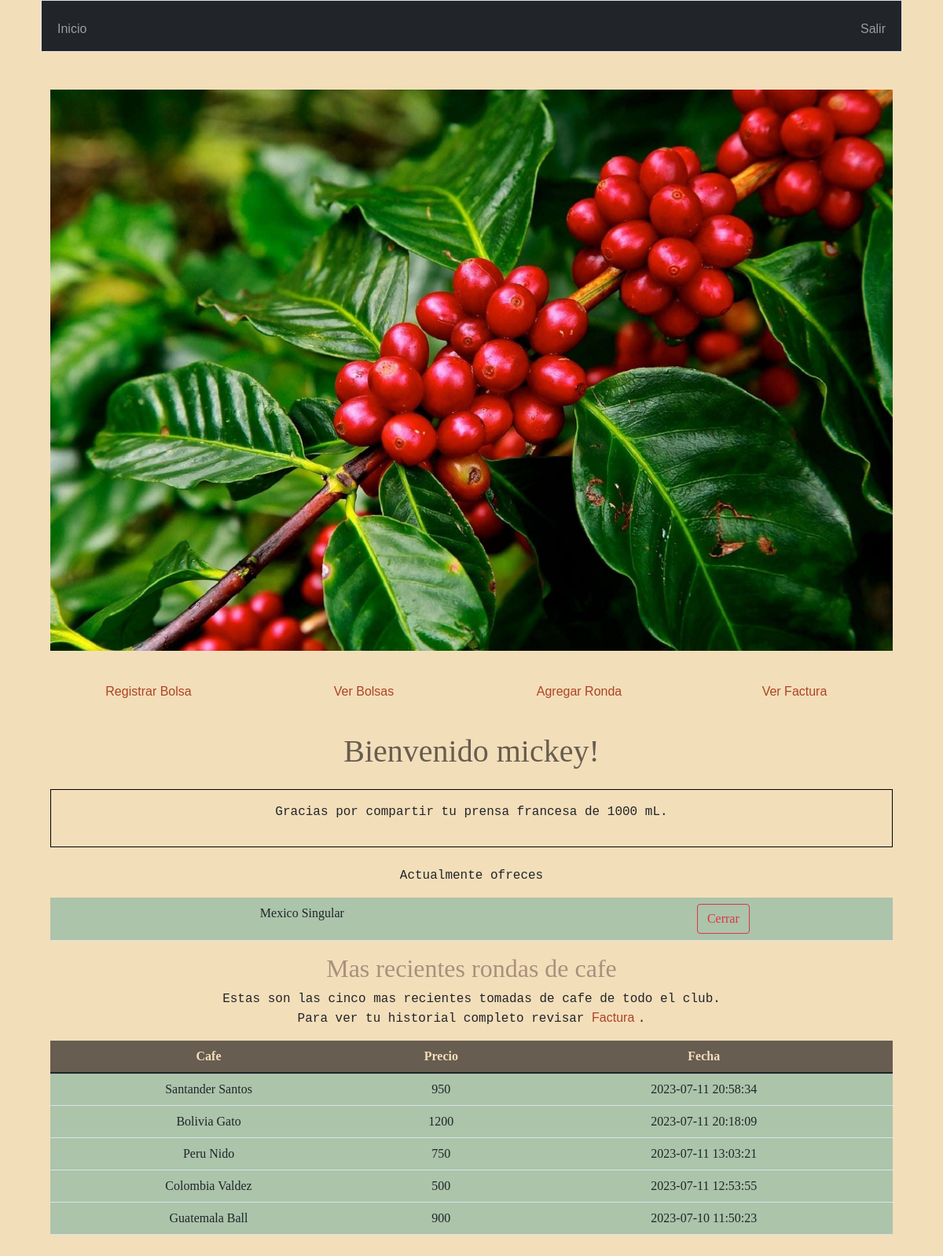
Page / (signed in) on the earlier database version.
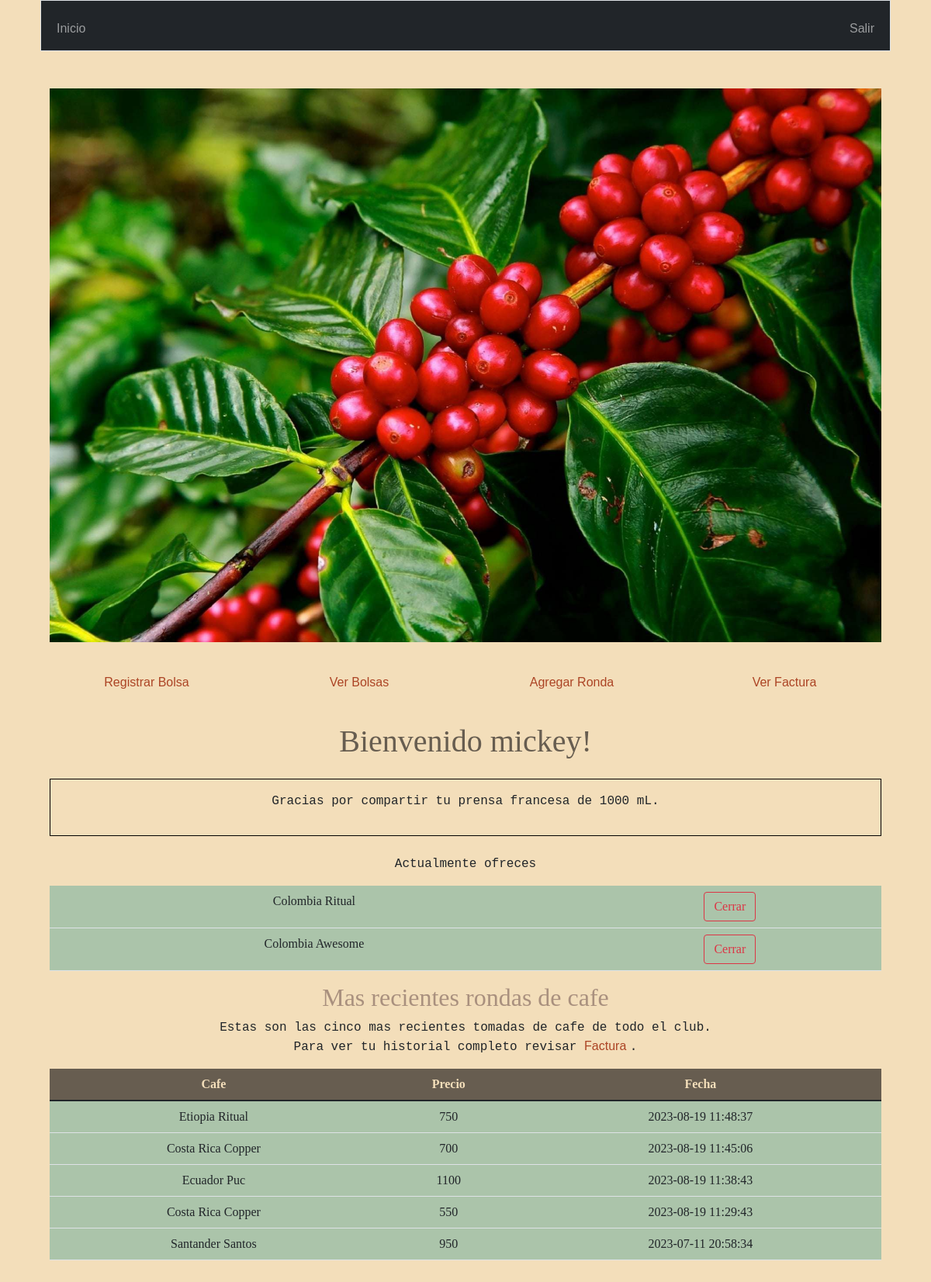
Same page on the later database version.
### tables this page shows
CREATE TABLE bolsas ( id INTEGER PRIMARY KEY AUTOINCREMENT NOT NULL, user_id INTEGER, origin TEXT, price INTEGER, grams INTEGER, toaster TEXT NOT NULL, date DATE, active TEXT NOT NULL, FOREIGN KEY(user_id) REFERENCES users(id));

CREATE TABLE rondas ( id INTEGER PRIMARY KEY AUTOINCREMENT NOT NULL, prensa_id INTEGER, bolsa_id INTEGER, cost INTEGER, date DATETIME, FOREIGN KEY(bolsa_id) REFERENCES bolsas(id), FOREIGN KEY(prensa_id) REFERENCES prensas(id));

### app.py (the view)
@app.route("/")
@login_required
def index():
    query = db.execute("SELECT capacity FROM users JOIN prensas ON prensas.owner_id = users.id WHERE users.id=?", session["user_id"])
    queri = db.execute("SELECT origin, toaster, bolsas.id AS numero FROM users JOIN bolsas ON bolsas.user_id = users.id WHERE users.id = ? AND active = 'YES'", session["user_id"])
    prensa_info=""
    bolsa_info=""
    if query:
        prensa_info=query[0]["capacity"]
    if queri:
        bolsa_info = queri
    rondas = db.execute("SELECT origin, toaster, cost, rondas.date AS fecha FROM bolsas JOIN rondas ON bolsas.id = rondas.bolsa_id ORDER BY rondas.date DESC LIMIT 5")
    return render_template("index.html", username = username(session["user_id"]) , french = prensa_info, rondas = rondas, bolsas = bolsa_info)

### app.py (called while the page is built)
@app.after_request
def after_request(response):
    response.headers["Cache-Control"] = "no-cache, no-store, must-revalidate"
    response.headers["Expires"] = 0
    response.headers["Pragma"] = "no-cache"
    return response

### helpers.py (called while the page is built)
def login_required(f):
    @wraps(f)
    def decorated_function(*args, **kwargs):
        if session.get("user_id") is None:
            return redirect("/login")
        return f(*args, **kwargs)
    return decorated_function

def username(n):
    n = int(n)
    query = db.execute("SELECT username FROM users WHERE id=?", n)
    return query[0]["username"]

### templates/index.html (shortened to what this page needs)
{% extends "layout.html" %}
{% block main %}
<div class="md-4">
<img class="img-fluid" src="static/cafe_raw.jpeg">
</div>
<div class="menu">
	<div class="row">
		<div class="col-sm-3"> <a class="nav-link" href="/bolsa">Registrar Bolsa</a> </div>
		<div class="col-sm-3"> <a class="nav-link" href="/bolsas">Ver Bolsas</a> </div>
		<div class="col-sm-3"> <a class="nav-link" href="/ronda">Agregar Ronda</a> </div>
		<div class="col-sm-3"> <a class="nav-link" href="/factura">Ver Factura</a> </div>
	</div>
</div>
<h1> Bienvenido {{username}}! </h1>
<div class="md-3 cuadro">
	<p>
	{% if french!="" %}
	Gracias por compartir tu prensa francesa de {{french}} mL.
	{% endif %}
	</p>
</div>
<div class="md-3">
	<p>
	{% if bolsas!="" %}
	Actualmente ofreces
	<table class="table">
		{% for bolsa in bolsas %}
		<tr> <td> {{bolsa.origin}} {{bolsa.toaster}} </td> <td>  <form action="/cerrar" method="post"> <button class="btn btn-outline-danger" type="submit"> Cerrar </button></form>
 </td><tr>
		{% endfor %}
	</table>
	{% endif %}
	</p>
</div>
<div class="md-4">
	<h2> Mas recientes rondas de cafe  </h2>
	<p> Estas son las cinco mas recientes tomadas de cafe de todo el club. <br>
	Para ver tu historial completo revisar <a href="/factura"> Factura </a>.
	</p>
	<table class="table">
		<thead class="thead-dark">
		<tr>
			<th scope="col"> Cafe </th>
			<th scope="col"> Precio  </th>
			<th scope="col"> Fecha </th>
		</tr>
		</thead>
		<tbody>
			{% for ronda in rondas %}
			<tr>
			<td> {{ronda.origin}} {{ronda.toaster}} </td>
			<td> {{ ronda.cost}} </td>
			<td> {{ ronda.fecha}} </td>
			</tr>
			{% endfor %}
		</tbody>
	</table>
</div>
{% endblock %}

Differences in the rows shown:
no longer on this page (row edited): bolsas: origin "Mexico", toaster "Singular"
no longer on this page (row unchanged): rondas: origin "Bolivia", toaster "Gato", cost "1200", fecha "2023-07-11 20:18:09"
no longer on this page (row unchanged): rondas: origin "Peru", toaster "Nido", cost "750", fecha "2023-07-11 13:03:21"
no longer on this page (row unchanged): rondas: origin "Colombia", toaster "Valdez", cost "500", fecha "2023-07-11 12:53:55"
no longer on this page (row unchanged): rondas: origin "Guatemala", toaster "Ball", cost "900", fecha "2023-07-10 11:50:23"
added bolsas: origin "Colombia", toaster "Ritual"
added bolsas: origin "Colombia", toaster "Awesome"
added rondas: origin "Etiopia", toaster "Ritual", cost "750", fecha "2023-08-19 11:48:37"
added rondas: origin "Costa Rica", toaster "Copper", cost "700", fecha "2023-08-19 11:45:06"
added rondas: origin "Ecuador", toaster "Puc", cost "1100", fecha "2023-08-19 11:38:43"
added rondas: origin "Costa Rica", toaster "Copper", cost "550", fecha "2023-08-19 11:29:43"
